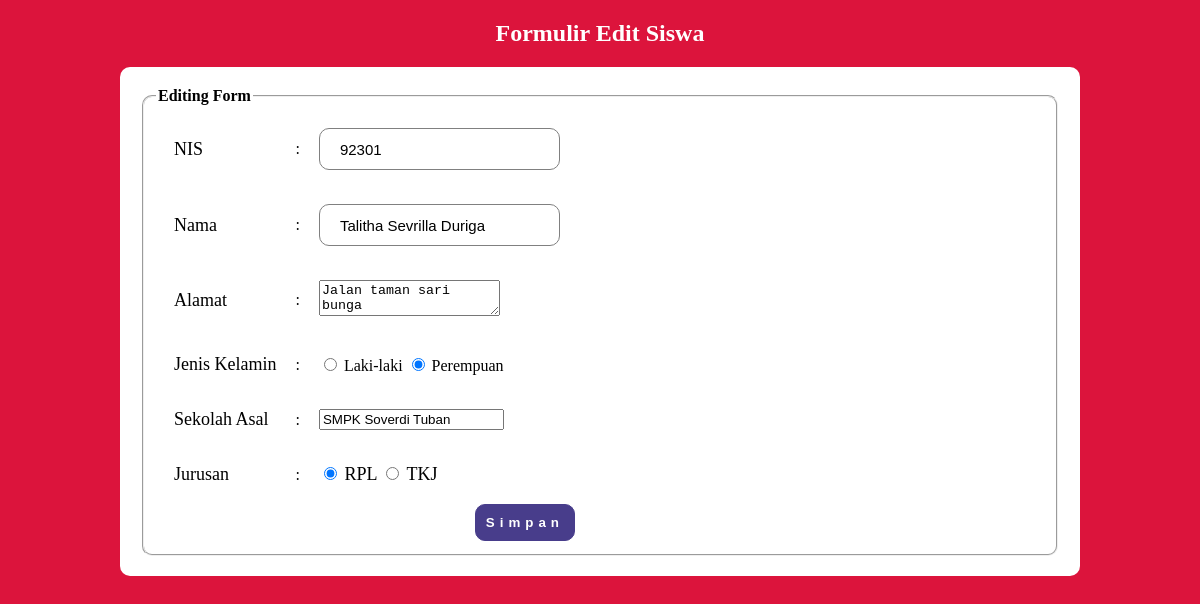
/form-edit.php?nis=92301, run on the app's committed database.
### tables this page shows
CREATE TABLE `siswa` (
  `nis` int(30) NOT NULL,
  `nama` varchar(50) NOT NULL,
  `alamat` varchar(50) NOT NULL,
  `jenis_kelamin` varchar(50) NOT NULL,
  `sekolah_asal` varchar(50) NOT NULL,
  `jurusan` varchar(50) NOT NULL
);

### form-edit.php (the view, shortened to what this page needs)
<?php
include("koneksi.php");
$nis = $_GET['nis'];
$sql= "SELECT * FROM siswa WHERE nis=$nis";
$query= mysqli_query($connect, $sql);
$siswa = mysqli_fetch_assoc($query);
?>
<!Doctype html>
<html>
<head>
	<link rel="stylesheet" href="css.css" />
</head>
<body>
	<header>
		<h2>Formulir Edit Siswa</h2>
	</header>
	<div class="container">
	<form action="edit.php?kode=<?php echo $_GET['nis']; ?>" method="POST">
		<fieldset>
				<legend>Editing Form</legend>
				<table>
				<tr>
					<td><label class="col-3 label" for="nis">NIS</label></td>
					<td>:</td>
					<td><div class="col-9"><input class="form-control" type="text" name="nis" readonly value="<?php echo $siswa['nis'];?>"/></div></td>
				</tr>
				<tr>
					<td><label class="col-3 label" for="nama">Nama</label></td>
					<td>:</td>
					<td><div class="col-9"><input class="form-control" type="text" name="nama" placeholder="Nama Lengkap" value="<?php echo $siswa['nama']?>"/></div></td>
				</tr>
				<tr>
					<td><label class="col-3 label" for="alamat">Alamat</label></td>
					<td>:</td>
					<td><div class="col-9"><textarea name="alamat"><?php echo $siswa['alamat']?></textarea></div></td>
				</tr>
				<tr>
					<td><label class="col-3 label" for="jenis_kelamin">Jenis Kelamin</label></td>
					<td>:</td>
					<?php $jk = $siswa['jenis_kelamin']; ?>
					<td><div class="col-9">
						<label><input type="radio" name="jenis_kelamin" value="laki-laki" <?php echo ($jk == 'laki-laki') ? "checked": "" ?>> Laki-laki</label>
						<label><input type="radio" name="jenis_kelamin" value="perempuan" <?php echo ($jk == 'perempuan') ? "checked": "" ?>> Perempuan</label>
						</div>
					</td>
				</tr>
				<tr>
					<td><label class="col-3 label" for="sekolah_asal">Sekolah Asal</label></td>
					<td>:</td>
					<td><div class="col-9"><input type="text" name="sekolah_asal" placeholder="Nama sekolah" value="<?php echo $siswa['sekolah_asal']?>"/></div></td>
				</tr>
				<tr>
					<td><label class="col-3 label" for="jurusan">Jurusan</label></td>
					<td>:</td>
					<?php $jurusan = $siswa['jurusan']; ?>
					<td><div class="col-3 label">
						<label><input type="radio" name="jurusan" value="RPL" <?php echo ($jurusan == 'RPL') ? "checked": "" ?>> RPL</label>
						<label><input type="radio" name="jurusan" value="TKJ" <?php echo ($jurusan == 'TKJ') ? "checked": "" ?>> TKJ</label>
						</div>
					</td>
				</tr>
				<tr>
					<td></td>
					<td></td>
					<td><button type="submit" class="button" name="simpan">Simpan</button>
						<input type="hidden" name="nis" value="<?php echo $siswa['nis'] ?>"/></td>
				</tr>
			</table>
			</fieldset>
		</form>
		</div>
	</body>
</html>

### css.css (style rules this page uses)
* { box-sizing: border-box; }
[class*="col-"] { padding: 15px; float:left; width: 100%; }
h2 { color: #ffffff; text-align: center; }
body { margin: 0; padding: 0; background-color: #DC143C; font-family: timesnewroman; }
form { padding: 20px; background: white; border-radius: 10px; color: #000000; }
.container { width:80%; margin:0 auto; }
.label { font-size: 18px; }
.form-control { padding:20px; font-size:15px; width:100%; height:30px; border: 1px solid grey; border-radius: 10px; }
.button { cursor: pointer; float:right; background: darkslateblue; color: #fff; padding:10px; border: 1px solid darkslateblue; border-radius: 10px; font-weight:bolder; letter-spacing:5px; }
fieldset { border-radius:10px; }
fieldset legend { font-weight:bolder; }

### data on the page
siswa: nis "92301", nama "Talitha Sevrilla Duriga", alamat "Jalan taman sari bunga", jenis_kelamin "☐ Laki-laki", jenis_kelamin "☑ Perempuan", sekolah_asal "SMPK Soverdi Tuban", jurusan "☑ RPL", jurusan "☐ TKJ"
